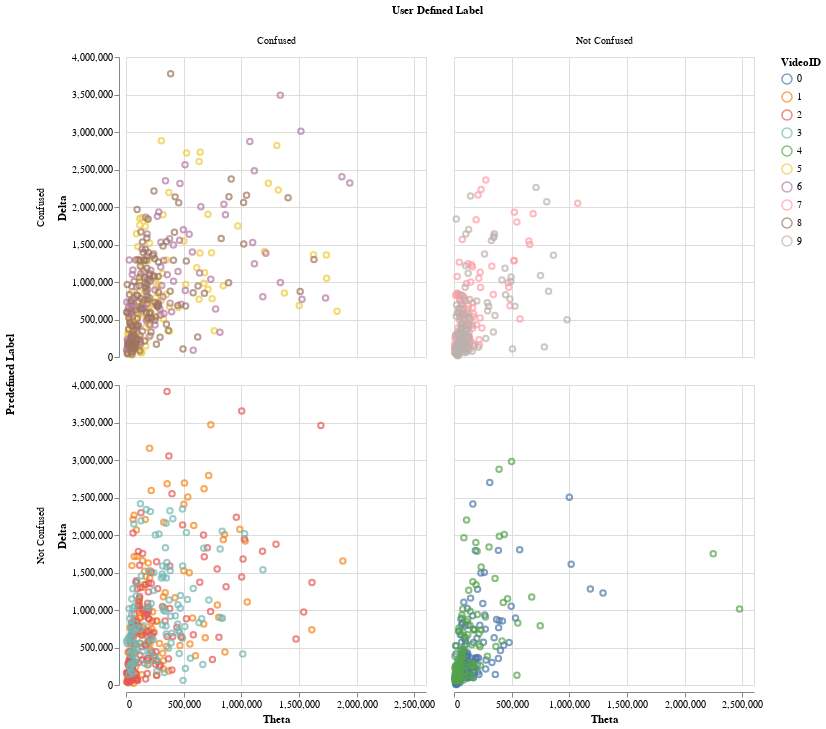

The cell this chart's notebook holds for it:
### Markdown cell above
Plots are pretty easy to make with Queryverse.

### Code cell
# save subjectID 1 as a variabel 
# from the df pipe in all records for subjectID 1 and then piped into a VegaLite plot
df |> 
    @filter(_.SubjectID == 5) |> 
    @vlplot(:point, x=:Theta, 
                    y=:Delta, 
                    row=_"Predefined Label", 
                    column=_"User Defined Label",
                    color="VideoID:n"
)

### Figure 1 — Vega-Lite specification as saved in the notebook (floating-point values rounded to 4 significant figures; data arrays with more than 128 entries replaced by an {"elided": "..."} marker saying what was removed)
{"data": {"values": {"elided": "1262 records"}}, "encoding": {"color": {"field": "VideoID", "type": "nominal"}, "column": {"field": "User Defined Label", "type": "nominal"}, "row": {"field": "Predefined Label", "type": "nominal"}, "x": {"field": "Theta", "type": "quantitative"}, "y": {"field": "Delta", "type": "quantitative"}}, "mark": "point"}
